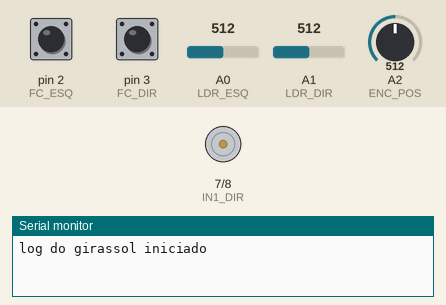
This sketch was run on a simulated Arduino Uno, built with avr-gcc and run on an emulated ATmega328P. Parts: motor-driver pin pairs drawn as motors (green arrow = first pin HIGH = forward, orange = second pin HIGH = backward, longer = more drive, scaled by the enable pin), the last lines printed to the serial monitor. The inputs (shaded band) are chosen by the test bench; at power-on: A0 (LDR_ESQ) = 512, A1 (LDR_DIR) = 512, A2 (ENC_POS) = 512, pin 2 (FC_ESQ) HIGH, pin 3 (FC_DIR) HIGH.

Above: at 1.2 s.
1.3 s: A0 (LDR_ESQ) set to 538
5.5 s: A0 (LDR_ESQ) set to 571
At 6.6 s:
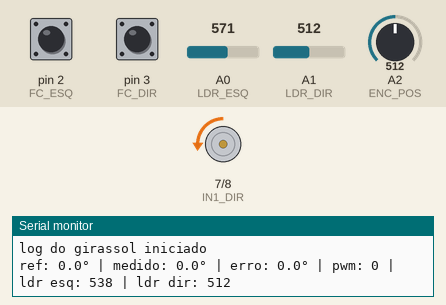
7.5 s: A1 (LDR_DIR) set to 567
At 8.5 s:
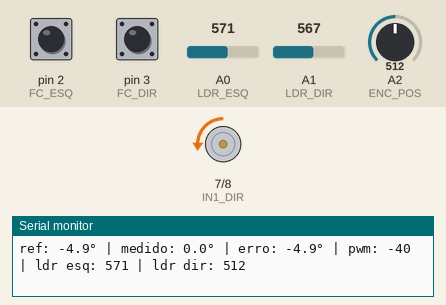
9.5 s: A1 (LDR_DIR) set to 585
11.0 s: A2 (ENC_POS) set to 716
At 11.43 s:
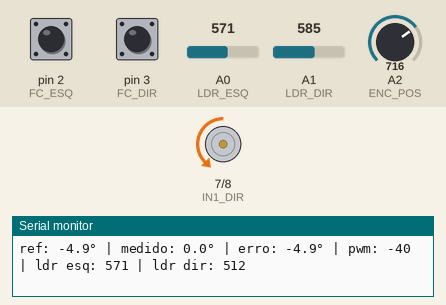
14.5 s: A2 (ENC_POS) set to 306
At 16.7 s:
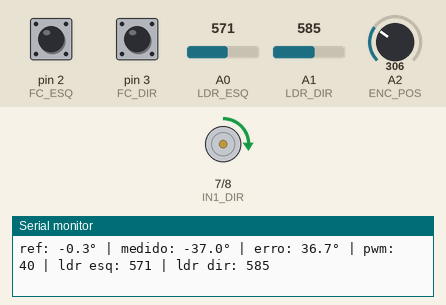
Timing chart, 0 to 23.9 s (numbered marks = the images above; inputs shaded):
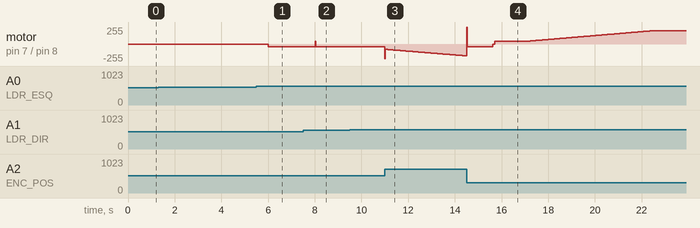

Measured:
- the behaviour switches between 554 and 555 on A0 (LDR_ESQ) (found by bisection; images 0 and 1)
- after the input at 5.5 s, motor on pin 7 (IN1_DIR) / pin 8 (IN2_DIR): stopped → backward 40/255 after 0.50 s
- after the input at 7.5 s, motor on pin 7 (IN1_DIR) / pin 8 (IN2_DIR): backward 40/255 → forward 40/255 after 0.52 s, → backward 40/255 0.02 s later
- after the input at 9.5 s, every drawn part: stays the same

The sketch:

sketch.ino
```cpp
// pinos do arduino
#define LDR_ESQ   A0        // ldr da esquerda
#define LDR_DIR   A1        // ldr da direita
#define ENC_POS   A2        // potenciometro que simula o encoder (posição -90 a +90)

#define IN1_DIR   7         // led verde -> motor indo pra direita
#define IN2_DIR   8         // led vermelho -> motor indo pra esquerda
#define EN_PWM    9         // pino de pwm que seria a velocidade do motor

#define FC_ESQ    2         // push button fim de curso lado esquerdo
#define FC_DIR    3         // push button fim de curso lado direito

// limites do movimento em graus
const float ANG_MIN = -90.0;
const float ANG_MAX = +90.0;

// tempos e ajustes de resposta
const unsigned long TS_CTRL_MS   = 20;    // controle roda a cada 20ms
const unsigned long TS_REF_MS    = 2000;  // referência da luz atualiza a cada 2s
const float HYST_REF             = 0.04;  // histerese da luz (evita tremer se valores quase iguais)
const float RATE_LIM_DEG_PER_S   = 10.0;  // limite de variação por segundo da referência
const int   PWM_MIN              = 40;    // valor mínimo de pwm pra vencer atrito
const int   PWM_MAX              = 255;   // valor máximo de pwm

// ganhos do pid
float Kp = 2.0;
float Ki = 0.8;
float Kd = 0.08;

// variáveis internas do pid
float pid_i = 0.0;
float prev_err = 0.0;

// estado atual
float ang_ref_deg = 0.0;    // ângulo que deveria estar (referência)
float ang_meas_deg = 0.0;   // ângulo medido pelo potenciômetro
float u_cmd = 0.0;          // comando do pid (-255..255)

unsigned long t_last_ctrl = 0;
unsigned long t_last_ref  = 0;

// valores lidos dos ldrs
int lL = 0;
int lR = 0;

// função de limite (evita passar do mínimo/máximo)
static inline float clamp(float x, float lo, float hi) {
  if (x < lo) return lo;
  if (x > hi) return hi;
  return x;
}

void setup() {
  pinMode(IN1_DIR, OUTPUT);
  pinMode(IN2_DIR, OUTPUT);
  pinMode(EN_PWM, OUTPUT);

  pinMode(FC_ESQ, INPUT_PULLUP);
  pinMode(FC_DIR, INPUT_PULLUP);

  // começa desligado
  digitalWrite(IN1_DIR, LOW);
  digitalWrite(IN2_DIR, LOW);
  analogWrite(EN_PWM, 0);

  Serial.begin(9600);
  Serial.println("log do girassol iniciado");
}

// ler potenciometro e transformar em ângulo de -90 até +90
float readAngleDeg() {
  int adc = analogRead(ENC_POS);
  return map(adc, 0, 1023, -90, 90);
}

// calcula referência de posição com base nos ldrs
void updateReference() {
  unsigned long now = millis();
  if (now - t_last_ref < TS_REF_MS) return;
  t_last_ref = now;

  lL = analogRead(LDR_ESQ);
  lR = analogRead(LDR_DIR);

  float sum = (float)lL + (float)lR;
  if (sum < 1.0) sum = 1.0;
  float diff = (float)lR - (float)lL;
  float lux_norm = diff / sum;

  static float target_norm = 0.0;
  if (lux_norm > (target_norm + HYST_REF)) {
    target_norm = lux_norm;
  } else if (lux_norm < (target_norm - HYST_REF)) {
    target_norm = lux_norm;
  }

  float target_ref = clamp(target_norm * 90.0f, ANG_MIN, ANG_MAX);

  float max_step = RATE_LIM_DEG_PER_S * (TS_REF_MS / 1000.0f);
  float delta = target_ref - ang_ref_deg;
  if (delta >  max_step) delta =  max_step;
  if (delta < -max_step) delta = -max_step;
  ang_ref_deg = clamp(ang_ref_deg + delta, ANG_MIN, ANG_MAX);
}

// roda o pid e manda o motor/leds
void runPID() {
  unsigned long now = millis();
  if (now - t_last_ctrl < TS_CTRL_MS) return;
  float dt = (now - t_last_ctrl) / 1000.0f;
  t_last_ctrl = now;

  ang_meas_deg = readAngleDeg();

  float err = ang_ref_deg - ang_meas_deg;
  pid_i += err * Ki * dt;
  float i_max = 255.0f / 2.0f;
  pid_i = clamp(pid_i, -i_max, i_max);

  float d = (err - prev_err) / (dt > 1e-4 ? dt : 1e-4);
  prev_err = err;

  float p = Kp * err;
  float di = pid_i;
  float dd = Kd * d;

  float u = p + di + dd;
  u = clamp(u, -255.0f, 255.0f);
  u_cmd = u;

  bool limite_esq = (ang_meas_deg <= ANG_MIN + 0.5f) || (digitalRead(FC_ESQ) == LOW);
  bool limite_dir = (ang_meas_deg >= ANG_MAX - 0.5f) || (digitalRead(FC_DIR) == LOW);

  int pwm = 0;
  if (u > 0) {
    if (!limite_dir) {
      pwm = (int)u;
      if (pwm > 0 && pwm < PWM_MIN) pwm = PWM_MIN;
      digitalWrite(IN1_DIR, HIGH);
      digitalWrite(IN2_DIR, LOW);
      analogWrite(EN_PWM, clamp(pwm, 0, PWM_MAX));
    } else {
      digitalWrite(IN1_DIR, LOW);
      digitalWrite(IN2_DIR, LOW);
      analogWrite(EN_PWM, 0);
      pid_i = 0;
    }
  } else if (u < 0) {
    if (!limite_esq) {
      pwm = (int)(-u);
      if (pwm > 0 && pwm < PWM_MIN) pwm = PWM_MIN;
      digitalWrite(IN1_DIR, LOW);
      digitalWrite(IN2_DIR, HIGH);
      analogWrite(EN_PWM, clamp(pwm, 0, PWM_MAX));
    } else {
      digitalWrite(IN1_DIR, LOW);
      digitalWrite(IN2_DIR, LOW);
      analogWrite(EN_PWM, 0);
      pid_i = 0;
    }
  } else {
    digitalWrite(IN1_DIR, LOW);
    digitalWrite(IN2_DIR, LOW);
    analogWrite(EN_PWM, 0);
  }

  // log a cada 4s pra acompanhar
  static unsigned long t_last_log = 0;
  if (now - t_last_log >= 4000) {
    t_last_log = now;
    Serial.print("ref: "); Serial.print(ang_ref_deg, 1); Serial.print("° | ");
    Serial.print("medido: "); Serial.print(ang_meas_deg, 1); Serial.print("° | ");
    Serial.print("erro: "); Serial.print(err, 1); Serial.print("° | ");
    Serial.print("pwm: "); Serial.print((u >= 0) ? pwm : -pwm); Serial.print(" | ");
    Serial.print("ldr esq: "); Serial.print(lL);
    Serial.print(" | ldr dir: "); Serial.println(lR);
  }
}

void loop() {
  updateReference();  // atualiza referência da luz
  runPID();           // roda o controle pid
}
```
